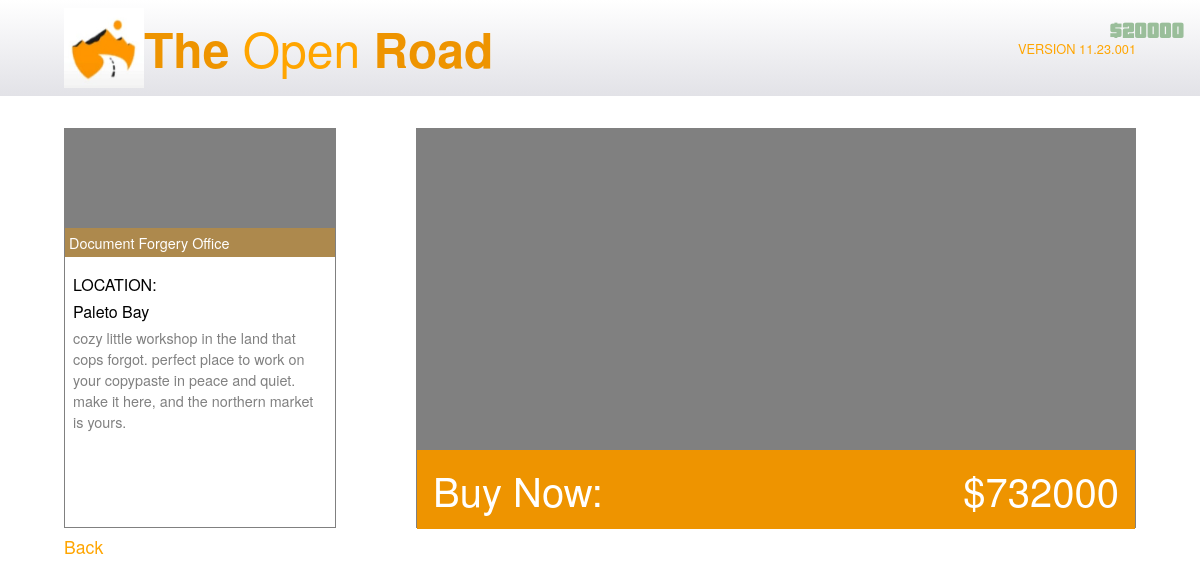
Screenshot of /buy_business/4/2 with the database file from the repository.
### app/database/create_db.py (models this page shows)
class BusinessType(db.Model):
	__tablename__ = "business_types"
	id = db.Column(db.Integer, primary_key=True, autoincrement=True)
	type_name = db.Column(db.String(67), unique=True, nullable=False)
	production_time = db.Column(db.Integer, nullable=False) # Time taken for one stock unit
	stock_value = db.Column(db.Integer, nullable=False) # Value of one stock unit
	supply_usage = db.Column(db.Float, nullable=False) # Supplies used for one stock unit
	equipment_upgrade_price = db.Column(db.Integer, nullable=False)
	equipment_upgrade_description = db.Column(db.String(670), default="No description.")
	staff_upgrade_price = db.Column(db.Integer, nullable=False)
	staff_upgrade_description = db.Column(db.String(670), default="No description.")
	security_upgrade_price = db.Column(db.Integer, nullable=False)
	security_upgrade_description = db.Column(db.String(670), default="No description")
	business = db.relationship("Business", backref="businesstype")

class BusinessLocation(db.Model):
	__tablename__ = "business_locations"
	id = db.Column(db.Integer, primary_key=True, autoincrement=True)
	location_name = db.Column(db.String(67), unique=True, nullable=False)
	business = db.relationship("Business", backref="businesslocation")

class Business(db.Model):
	__tablename__ = "businesses"
	id = db.Column(db.Integer, primary_key=True, autoincrement=True)
	price = db.Column(db.Integer, nullable=False) # Only add 2d.p. values
	description = db.Column(db.String(670), default="No description.")
	location_id = db.Column(db.Integer, db.ForeignKey("business_locations.id"), nullable=False)
	type_id = db.Column(db.Integer, db.ForeignKey("business_types.id"), nullable=False)
	owned_business = db.relationship("OwnedBusiness", backref="business")

class User(db.Model):
	__tablename__ = "users"
	id = db.Column(db.Integer, primary_key=True, autoincrement=True)
	username = db.Column(db.String(67), unique=True, nullable=False)
	password_hash = db.Column(db.Integer, nullable=False)
	money = db.Column(db.Integer, default=670000) # Start with $670,000
	last_login_time = db.Column(db.Integer, default=int(datetime.now().timestamp()))
	owned_business = db.relationship("OwnedBusiness", backref="user")

### app/routes/buy_business.py (the view)
@buy_business_bp.route("/buy_business/<int:user_id>/<int:business_id>", methods=["GET", "POST"])
def buy_business(user_id: int, business_id: int):
	form = BuyBusinessForm()
	service = BuyBusinessService(business_id, user_id)
	business_data = service.get_business_data()
	money = MoneyService.get_user_money(user_id)
	if not form.validate_on_submit():
		return render_template("buy_business.html", id=user_id, business_id=business_id, business_data=business_data, bought=False, form=form, money=money)
	service.buy_business()
	owned_business_id = service.get_owned_business_id()
	return render_template("buy_business.html", id=user_id, business_data=business_data, owned_business_id=owned_business_id, bought=True, form=form, money=money)

### app/database/select_db.py (called while the page is built)
	@staticmethod
	def select_business(business_id: int) -> dict:
		business = Business.query.filter(Business.id == business_id).first()
		if business is None:
			return {}
		res = {}
		res["id"] = business_id
		res["location"] = business.businesslocation.location_name
		res["type"] = business.businesstype.type_name
		res["price"] = business.price
		res["description"] = business.description
		return res

	@staticmethod
	def select_user_money(user_id: int) -> int:
		user = User.query.filter(User.id == user_id).first()
		if user is None:
			return -1
		return user.money

### app/services/buy_business.py (called while the page is built)
	def get_business_data(self):
		business_data = Select.select_business(self.business_id)
		business_data["buyable"] = self.can_user_buy(business_data)
		return business_data

	def can_user_buy(self, business_data: dict) -> bool:
		user_money = Select.select_user_money(self.user_id)
		if user_money >= business_data["price"]:
			return True
		return False

### app/services/money.py (called while the page is built)
    @staticmethod
    def get_user_money(user_id: int) -> int:
        return Select.select_user_money(user_id)

### app/templates/buy_business.html (shortened to what this page needs)
{% extends "logged_in.html" %}
{% block style2 %}
<link rel="stylesheet" href="{{ url_for('static', filename='css/buy_business.css') }}"/>
{% endblock %}
{% block main %}
<div id="left-div">
	<div id="information-div">
		<div id="image-div">
			<div id="placeholder"></div>
			<div id="type">{{ business_data.type }}</div>
		</div>
		<div id="text-div">
			<p class="location">LOCATION:</p>
			<p class="location">{{ business_data.location}}</p>
			<p id="description">{{ business_data.description }}</p>
		</div>
	</div>
	<a id="back" href="/home/{{ id }}">Back</a>
</div>
<div id="right-div">
	<div id="placeholder-2"></div>
	<div id="buy-div">
		<h2>Buy Now:</h2>
		<h2>${{ business_data.price }}</h2>
	</div>
</div>
{% endblock %}

### app/templates/base.html (shortened to what this page needs)
<!DOCTYPE html>
<html>
	<head>
		{% block style %}{% endblock %}
	</head>
	<body>
		{% block body %}{% endblock %}
	</body>
	<p id="money">${{ money }}</p>
</html>

### app/static/css/logged_in.css (style rules this page uses)
* { margin: 0; padding: 0; box-sizing: border-box; }
html, body { width: 100%; overflow-x: hidden; height: 100vh; background: white; font-family: "Helvetica Neue", Helvetica, Arial, sans-serif; display: flex; flex-direction: column; }
#money { position: fixed; right: 1rem; top: 1rem; z-index: 99999; display: flex; justify-content: center; align-items: center; font-size: 1.5rem; color: rgb(154, 190, 154); font-family: 'Pricedown', sans-serif; }

### app/static/css/buy_business.css (style rules this page uses)
:root { --dark-orange: #ee9400; --light-orange: #fcbc5467; --clear-orange: #ee940067; }
h2 { color: white; font-size: 2.5rem; font-weight: normal; }
#left-div { width: 17rem; display: flex; flex-direction: column; align-items: flex-start; }
#back { color: orange; font-size: 1.1rem; margin-top: 0.4rem; text-decoration: none; }
#information-div { width: 17rem; border: 1px solid grey; height: 25rem; }
#image-div { height: 8rem; width: 100%; position: relative; margin-bottom: 0.5rem; }
#placeholder { width: 100%; height: 100%; background-color: grey; }
#type { position: absolute; bottom: 0; left: 0; right: 0; background-color: var(--clear-orange); color: white; padding: 0.25rem; text-align: left; font-size: 0.9rem; }
#text-div { display: flex; flex-direction: column; padding: 0.5rem; }
.location { margin-bottom: 0.25rem; }
#description { color: grey; font-size: 0.9rem; }
#right-div { width: 45rem; border: 1px solid grey; height: 25rem; }
#placeholder-2 { background-color: grey; width: 100%; height: 20rem; }
#buy-div { background: var(--dark-orange); border-top: 1px solid grey; height: 5rem; display: flex; align-items: center; justify-content: space-between; padding: 1rem; cursor: pointer; }
#money { position: fixed; right: 1rem; top: 1rem; z-index: 99999; display: flex; justify-content: center; align-items: center; font-size: 1.5rem; color: rgb(154, 190, 154); font-family: 'Pricedown', sans-serif; }

### rows the page displays
BusinessType: type "Document Forgery Office"
BusinessLocation: location "Paleto Bay"
Business: description "cozy little workshop in the land that cops forgot. perfect place to work on your copypaste in peace and quiet. make it here, and the northern market is yours.", price "732000"
User: money "20000"
